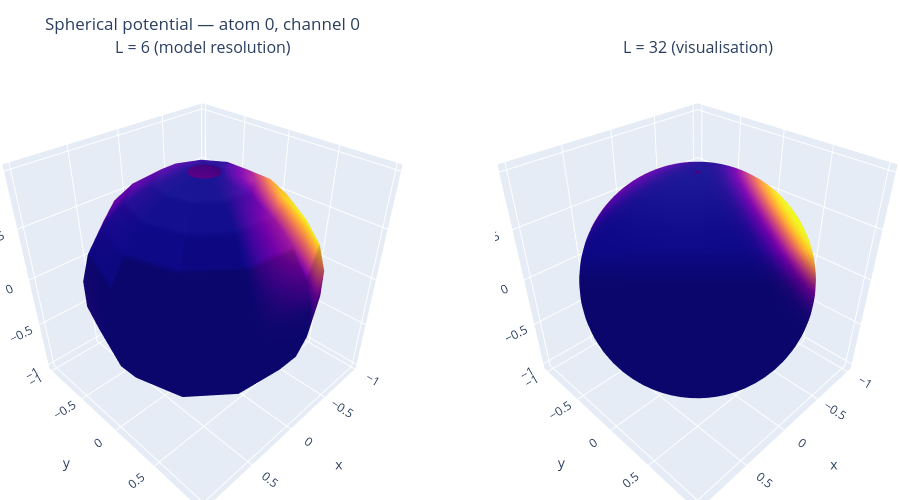

Notebook source saved alongside this figure:
### Markdown cell above
## Spherical Input Signal Visualisation

The cell below renders one channel for atom 0 of the first training molecule
at two resolutions: the model bandlimit and a
higher-resolution version for better visualisation only.

### Code cell
positions, charges, _ = dataset.load_dataset(
    [TARGET], data_source['train'], shuffle=True, seed=SEED, max_samples=1
)

VIZ_BANDLIMIT = 32   # higher resolution for visualisation only


def make_sphere_plot_data(bandlimit):
    sph = dataset.create_spherical_potentials(
        positions[0], charges[0], bandlimit,
        dataset.qm9_meta['atom_types'], POWERS,
    )
    field    = np.array(sph[0, :, :, 0])
    sph_vecs = np.array(utils.create_sphere_vecs(bandlimit))
    # close the azimuthal slice
    sph_vecs = np.concatenate([sph_vecs, sph_vecs[:, :1, :]], axis=1)
    field    = np.concatenate([field,    field[:,   :1   ]], axis=1)
    return sph_vecs, field


import plotly.graph_objects as go
from plotly.subplots import make_subplots

fig = make_subplots(
    rows=1, cols=2,
    specs=[[{'type': 'surface'}, {'type': 'surface'}]],
    subplot_titles=[f'L = {BANDLIMIT} (model resolution)',
                    f'L = {VIZ_BANDLIMIT} (visualisation)'],
)
for col, bw in enumerate([BANDLIMIT, VIZ_BANDLIMIT], start=1):
    sph_vecs, field = make_sphere_plot_data(bw)
    xs, ys, zs = sph_vecs[..., 0], sph_vecs[..., 1], sph_vecs[..., 2]
    fig.add_trace(
        go.Surface(x=xs, y=ys, z=zs, surfacecolor=field,
                   colorscale='plasma', showscale=False),
        row=1, col=col,
    )
fig.update_layout(
    title='Spherical potential — atom 0, channel 0',
    scene=dict(aspectmode='cube'),
    scene2=dict(aspectmode='cube'),
    margin=dict(l=0, r=0, t=60, b=0),
    height=500,
)
fig.show()

### Figure 1 — Plotly figure (JSON) as saved in the notebook; plotly's stock layout.template omitted (floating-point values rounded to 4 significant figures; data arrays with more than 128 entries replaced by an {"elided": "..."} marker saying what was removed)
{"data": [{"colorscale": [[0, "#0d0887"], [0.1111, "#46039f"], [0.2222, "#7201a8"], [0.3333, "#9c179e"], [0.4444, "#bd3786"], [0.5556, "#d8576b"], [0.6667, "#ed7953"], [0.7778, "#fb9f3a"], [0.8889, "#fdca26"], [1, "#f0f921"]], "scene": "scene", "showscale": false, "surfacecolor": {"elided": "12x12 float values"}, "type": "surface", "x": {"elided": "12x12 float values"}, "y": {"elided": "12x12 float values"}, "z": {"elided": "12x12 float values"}}, {"colorscale": [[0, "#0d0887"], [0.1111, "#46039f"], [0.2222, "#7201a8"], [0.3333, "#9c179e"], [0.4444, "#bd3786"], [0.5556, "#d8576b"], [0.6667, "#ed7953"], [0.7778, "#fb9f3a"], [0.8889, "#fdca26"], [1, "#f0f921"]], "scene": "scene2", "showscale": false, "surfacecolor": {"elided": "64x64 float values"}, "type": "surface", "x": {"elided": "64x64 float values"}, "y": {"elided": "64x64 float values"}, "z": {"elided": "64x64 float values"}}], "layout": {"annotations": [{"font": {"size": 16}, "showarrow": false, "text": "L = 6 (model resolution)", "x": 0.225, "xanchor": "center", "xref": "paper", "y": 1, "yanchor": "bottom", "yref": "paper"}, {"font": {"size": 16}, "showarrow": false, "text": "L = 32 (visualisation)", "x": 0.775, "xanchor": "center", "xref": "paper", "y": 1, "yanchor": "bottom", "yref": "paper"}], "height": 500, "margin": {"b": 0, "l": 0, "r": 0, "t": 60}, "scene": {"aspectmode": "cube", "domain": {"x": [0, 0.45], "y": [0, 1]}}, "scene2": {"aspectmode": "cube", "domain": {"x": [0.55, 1], "y": [0, 1]}}, "title": {"text": "Spherical potential — atom 0, channel 0"}}}
